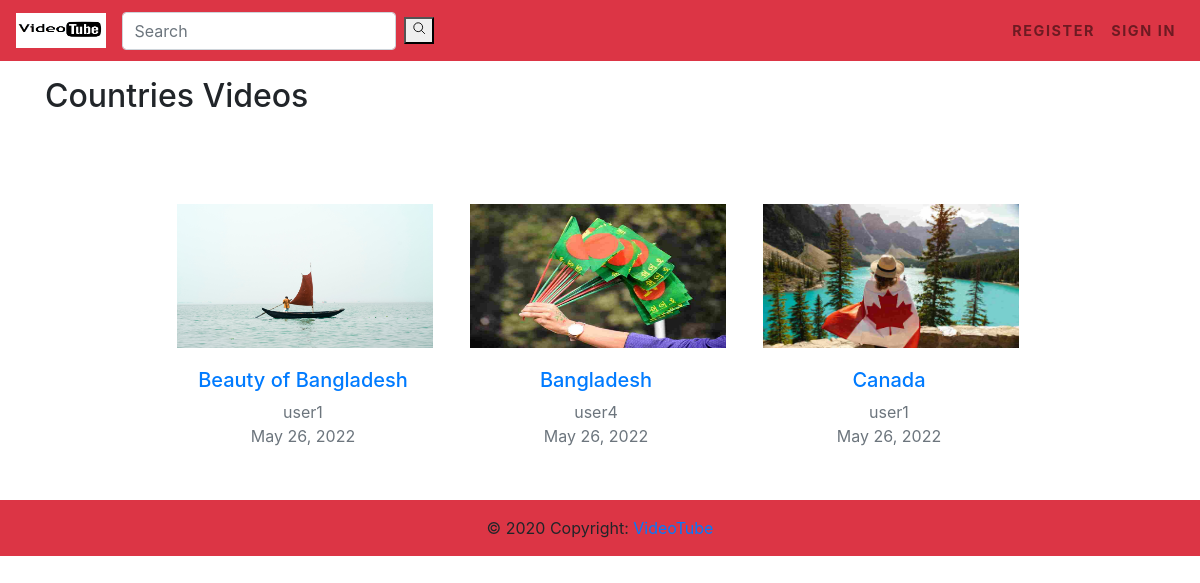
Screenshot of /videos/category/6 with the database file from the repository.
### videos/models.py (models this page shows, shortened)
class Category(models.Model):
    name = models.CharField(max_length=30)
    class Meta:
        verbose_name = "Category"
        verbose_name_plural = "Categories"

class Video(models.Model):
    uploader = models.ForeignKey(User, on_delete=models.CASCADE)
    title = models.CharField(max_length=100)
    description = models.TextField()
    video_file = models.FileField(upload_to='uploads/video_files', validators = [FileExtensionValidator(allowed_extensions=['mp4'])])
    thumbnail = models.FileField(upload_to='uploads/thumbnails', validators = [FileExtensionValidator(allowed_extensions=['png', 'jpg', 'jpeg'])])
    date_posted = models.DateTimeField(default=timezone.now)
    category = models.ForeignKey('Category', on_delete=models.CASCADE)

### videos/views.py (the view)
# urls.py: path('category/<int:pk>', VideoCategoryList.as_view(), name='category-list'),
class VideoCategoryList(View):
    def get(self, request, pk, *args, **kwargs):
        category = Category.objects.get(pk=pk)
        videos = Video.objects.filter(category=pk).order_by('-date_posted')
        context = {
            'category': category,
            'videos': videos
        }
        return render(request, 'videos/video_category.html', context)

### videos/templates/videos/video_category.html
{% extends 'videos/base.html' %}
{% block content %}
    <div class="container">
        <div class="row">
            <div class="col-md-12 my-3">
                <h2>{{ category.name }} Videos</h2>
            </div>
        </div>
        <div class="row justify-content-center">
            {% for video in videos %}
            <div class="card col-md-3 col-sm-12 mr-md-2 mt-5 p-3 border-0">
                <a href="{% url 'video-detail' video.pk %}"><img src="/media/{{ video.thumbnail }}" width="256" height="144"></a>
                <div class="card-body">
                    <a class="link-text" href="{% url 'video-detail' video.pk %}"><h5 class="text-center">{{ video.title }}</h5></a>
                    <p class="text-muted text-center m-0">{{ video.uploader }}</p>
                    <p class="text-muted text-center">{{ video.date_posted | date:"M d, Y" }}</p>
                </div>
            </div>
            {% endfor %}
        </div>
    </div>
{% endblock content %}

### rows the page displays
Category: name "Countries"
Video: thumbnail (picture), title "Beauty of Bangladesh", uploader "user1", date_posted "May 26, 2022"
Video: thumbnail (picture), title "Bangladesh", uploader "user4", date_posted "May 26, 2022"
Video: thumbnail (picture), title "Canada", uploader "user1", date_posted "May 26, 2022"
